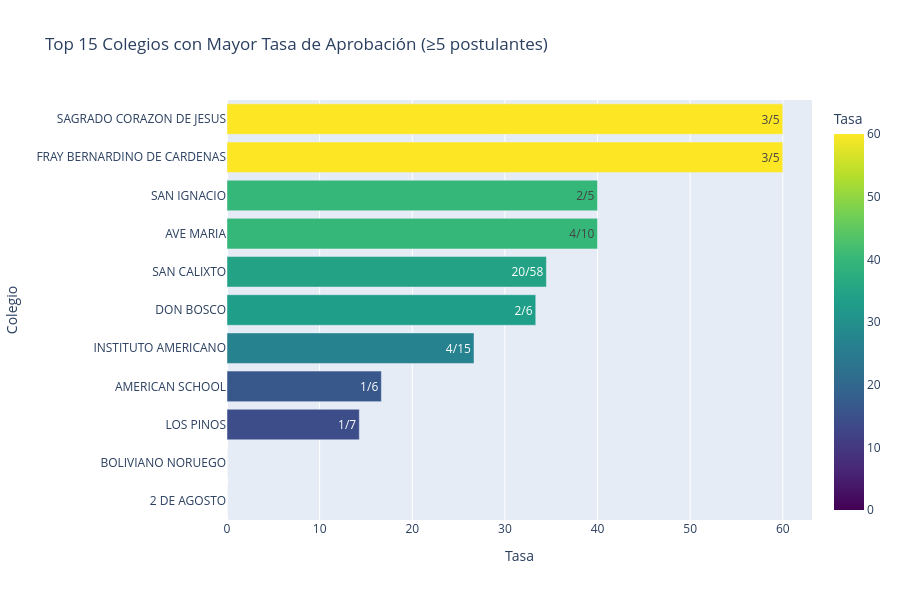

The code cell stored with this chart in its notebook:
### Markdown cell above
Este código calcula y muestra cuáles son los colegios con mayor tasa de aprobación. Primero se hace una copia del dataset y se agrupan los datos por cada colegio, obteniendo cuántos estudiantes aprobaron y cuántos se presentaron en total. Luego se filtran únicamente los colegios con un mínimo de 5 postulantes para asegurar resultados más confiables. Con esa información se calcula la tasa de aprobación de cada colegio en porcentaje. Después se seleccionan los 15 colegios con mejor desempeño y se ordenan desde el de mayor tasa al menor. Finalmente, se genera un gráfico de barras horizontal donde se visualiza claramente el porcentaje de aprobación de cada colegio, junto con el número de aprobados respecto al total de postulantes, permitiendo identificar de manera rápida cuáles instituciones presentan los mejores resultados.

### Code cell
# === CELDA NUEVA: Tasa de aprobación por tipo de colegio y colegio ===
df = fusion.copy()


# Gráfico 2: Top 15 colegios por tasa de aprobación (mínimo 5 postulantes)
aprob_por_colegio = df.groupby("Colegio").agg(
    Aprobados=("Estado", "sum"),
    Total=("Estado", "count")
).query("Total >= 5").assign(Tasa=lambda x: x.Aprobados/x.Total*100)

top_aprob = aprob_por_colegio.sort_values("Tasa", ascending=False).head(15).reset_index()

fig2 = px.bar(top_aprob, x="Tasa", y="Colegio", orientation='h',
              text=top_aprob.apply(lambda row: f"{row.Aprobados}/{row.Total}", axis=1),
              title="Top 15 Colegios con Mayor Tasa de Aprobación (≥5 postulantes)",
              color="Tasa", color_continuous_scale="Viridis")
fig2.update_layout(height=600, yaxis={'categoryorder':'total ascending'})
fig2.show()

### Figure 1 — Plotly figure (JSON) as saved in the notebook; plotly's stock layout.template omitted (floating-point values rounded to 4 significant figures)
{"data": [{"hovertemplate": "Tasa=%{marker.color}<br>Colegio=%{y}<br>text=%{text}<extra></extra>", "legendgroup": "", "marker": {"color": [60.0, 60.0, 40.0, 40.0, 34.48, 33.33, 26.67, 16.67, 14.29, 0.0, 0.0], "coloraxis": "coloraxis", "pattern": {"shape": ""}}, "name": "", "orientation": "h", "showlegend": false, "text": ["3/5", "3/5", "4/10", "2/5", "20/58", "2/6", "4/15", "1/6", "1/7", "0/6", "0/5"], "textposition": "auto", "type": "bar", "x": [60.0, 60.0, 40.0, 40.0, 34.48, 33.33, 26.67, 16.67, 14.29, 0.0, 0.0], "xaxis": "x", "y": ["FRAY BERNARDINO DE CARDENAS", "SAGRADO CORAZON DE JESUS", "AVE MARIA", "SAN IGNACIO", "SAN CALIXTO", "DON BOSCO", "INSTITUTO AMERICANO", "AMERICAN SCHOOL", "LOS PINOS", "2 DE AGOSTO", "BOLIVIANO NORUEGO"], "yaxis": "y"}], "layout": {"barmode": "relative", "coloraxis": {"colorbar": {"title": {"text": "Tasa"}}, "colorscale": [[0, "#440154"], [0.1111, "#482878"], [0.2222, "#3e4989"], [0.3333, "#31688e"], [0.4444, "#26828e"], [0.5556, "#1f9e89"], [0.6667, "#35b779"], [0.7778, "#6ece58"], [0.8889, "#b5de2b"], [1, "#fde725"]]}, "height": 600, "legend": {"tracegroupgap": 0}, "title": {"text": "Top 15 Colegios con Mayor Tasa de Aprobación (≥5 postulantes)"}, "xaxis": {"anchor": "y", "domain": [0, 1], "title": {"text": "Tasa"}}, "yaxis": {"anchor": "x", "categoryorder": "total ascending", "domain": [0, 1], "title": {"text": "Colegio"}}}}
